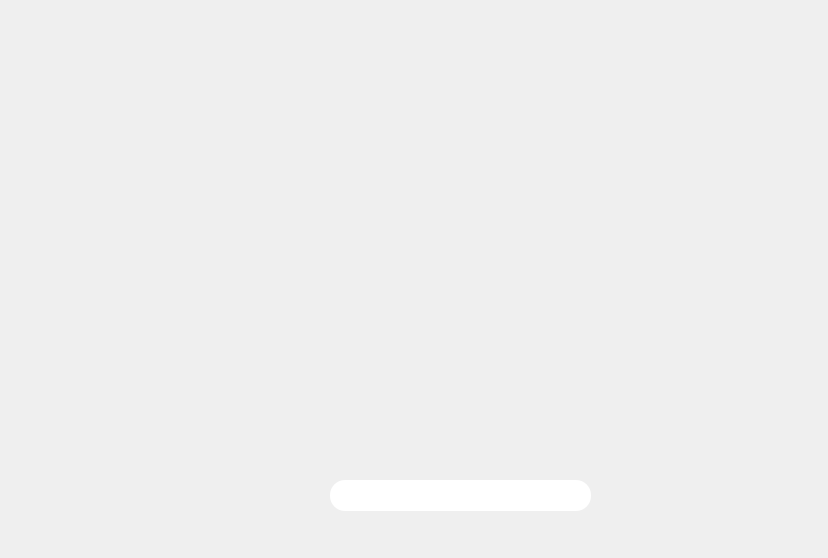
<?xml version="1.0" encoding="UTF-8"?>
<ui version="4.0">
 <class>MainWindow</class>
 <widget class="QMainWindow" name="MainWindow">
  <property name="geometry">
   <rect>
    <x>0</x>
    <y>0</y>
    <width>828</width>
    <height>558</height>
   </rect>
  </property>
  <property name="windowTitle">
   <string>Word Assistant</string>
  </property>
  <widget class="QWidget" name="centralwidget">
   <widget class="QLabel" name="label">
    <property name="geometry">
     <rect>
      <x>0</x>
      <y>0</y>
      <width>831</width>
      <height>561</height>
     </rect>
    </property>
    <property name="mouseTracking">
     <bool>true</bool>
    </property>
    <property name="tabletTracking">
     <bool>true</bool>
    </property>
    <property name="layoutDirection">
     <enum>Qt::RightToLeft</enum>
    </property>
    <property name="autoFillBackground">
     <bool>true</bool>
    </property>
    <property name="lineWidth">
     <number>4</number>
    </property>
    <property name="text">
     <string/>
    </property>
    <property name="pixmap">
     <pixmap>voicebg.jpg</pixmap>
    </property>
    <property name="scaledContents">
     <bool>true</bool>
    </property>
    <property name="margin">
     <number>0</number>
    </property>
    <property name="indent">
     <number>4</number>
    </property>
   </widget>
   <widget class="QLabel" name="label_2">
    <property name="geometry">
     <rect>
      <x>330</x>
      <y>160</y>
      <width>251</width>
      <height>241</height>
     </rect>
    </property>
    <property name="text">
     <string/>
    </property>
    <property name="pixmap">
     <pixmap>XDZT.gif</pixmap>
    </property>
   </widget>
   <widget class="QPushButton" name="pushButton_3">
    <property name="geometry">
     <rect>
      <x>670</x>
      <y>470</y>
      <width>61</width>
      <height>61</height>
     </rect>
    </property>
    <property name="autoFillBackground">
     <bool>false</bool>
    </property>
    <property name="text">
     <string/>
    </property>
    <property name="icon">
     <iconset>
      <normaloff>mic (1).png</normaloff>mic (1).png</iconset>
    </property>
    <property name="iconSize">
     <size>
      <width>61</width>
      <height>51</height>
     </size>
    </property>
    <property name="flat">
     <bool>true</bool>
    </property>
   </widget>
   <widget class="QPushButton" name="pushButton">
    <property name="geometry">
     <rect>
      <x>20</x>
      <y>140</y>
      <width>81</width>
      <height>81</height>
     </rect>
    </property>
    <property name="focusPolicy">
     <enum>Qt::ClickFocus</enum>
    </property>
    <property name="text">
     <string/>
    </property>
    <property name="icon">
     <iconset>
      <normaloff>bard.png</normaloff>bard.png</iconset>
    </property>
    <property name="iconSize">
     <size>
      <width>118</width>
      <height>83</height>
     </size>
    </property>
    <property name="flat">
     <bool>true</bool>
    </property>
   </widget>
   <widget class="QPushButton" name="pushButton_4">
    <property name="geometry">
     <rect>
      <x>20</x>
      <y>40</y>
      <width>71</width>
      <height>61</height>
     </rect>
    </property>
    <property name="text">
     <string/>
    </property>
    <property name="icon">
     <iconset>
      <normaloff>word-removebg-preview.png</normaloff>word-removebg-preview.png</iconset>
    </property>
    <property name="iconSize">
     <size>
      <width>95</width>
      <height>83</height>
     </size>
    </property>
    <property name="flat">
     <bool>true</bool>
    </property>
   </widget>
   <widget class="QPushButton" name="pushButton_5">
    <property name="geometry">
     <rect>
      <x>30</x>
      <y>270</y>
      <width>71</width>
      <height>71</height>
     </rect>
    </property>
    <property name="text">
     <string/>
    </property>
    <property name="icon">
     <iconset>
      <normaloff>power.png</normaloff>power.png</iconset>
    </property>
    <property name="iconSize">
     <size>
      <width>100</width>
      <height>83</height>
     </size>
    </property>
    <property name="flat">
     <bool>true</bool>
    </property>
   </widget>
   <widget class="QLineEdit" name="lineEdit">
    <property name="geometry">
     <rect>
      <x>330</x>
      <y>480</y>
      <width>261</width>
      <height>31</height>
     </rect>
    </property>
    <property name="font">
     <font>
      <family>Times New Roman</family>
      <pointsize>14</pointsize>
     </font>
    </property>
    <property name="cursor">
     <cursorShape>PointingHandCursor</cursorShape>
    </property>
    <property name="whatsThis">
     <string>An input field for paths</string>
    </property>
    <property name="autoFillBackground">
     <bool>false</bool>
    </property>
    <property name="styleSheet">
     <string notr="true">border-radius:15px;</string>
    </property>
    <property name="cursorPosition">
     <number>0</number>
    </property>
    <property name="alignment">
     <set>Qt::AlignCenter</set>
    </property>
    <property name="placeholderText">
     <string extracomment="hello"/>
    </property>
   </widget>
  </widget>
 </widget>
 <resources/>
 <connections/>
</ui>
